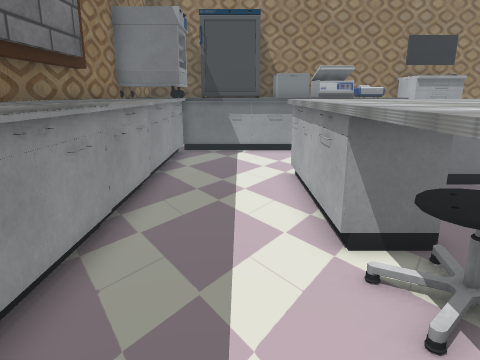
View 1 (above)

24 first-person views from a walk through a 3-D level made in the Unity game engine. The camera is 1.4 m above the floor, tilts 14° down and sees 70° across. The floor is counted in squares, 0.5 m on a side. Each view is taken from the middle of a square. On the plan, view 1 faces up. The plan holds only what a view shows up to about 20 squares ahead; the rest is blank. The place goes on beyond the plan. The player is left out. Some animated figures are not drawn. Some surface patterns are stand-ins.

View 2
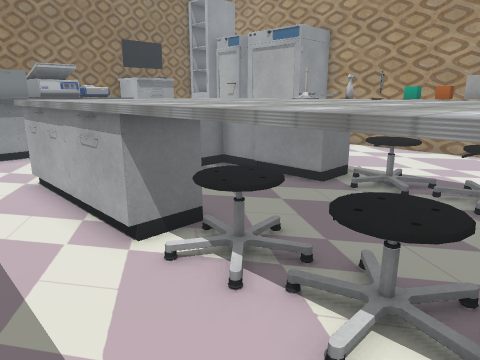

View 3
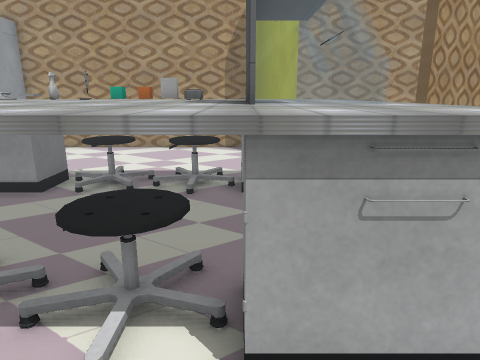

View 4
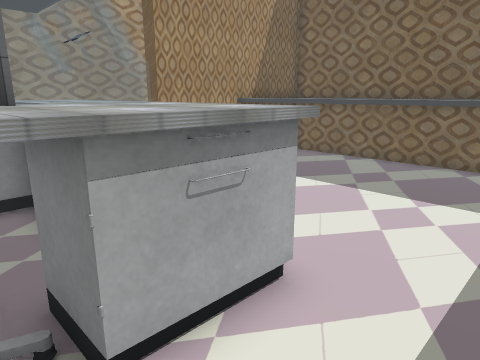

View 5
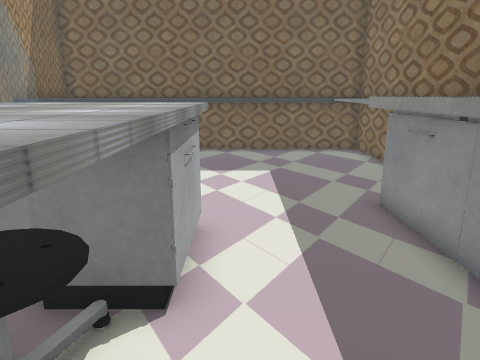

View 6
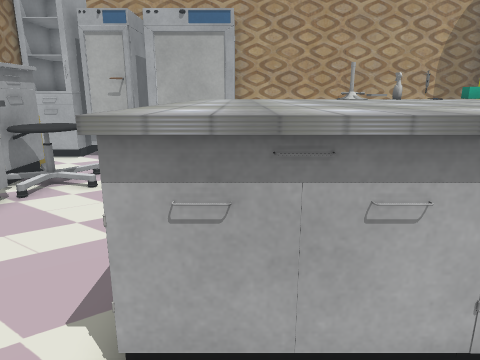

View 7
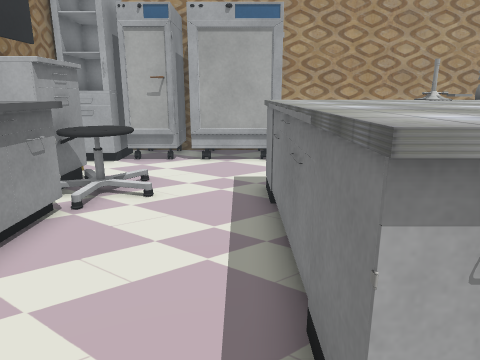

View 8
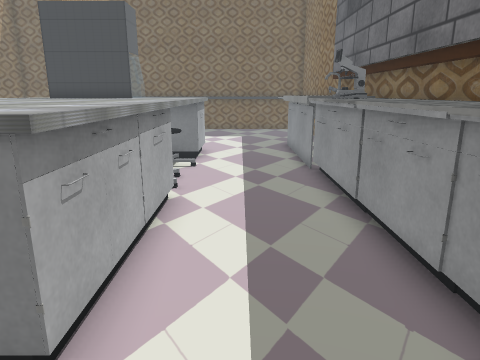

View 9
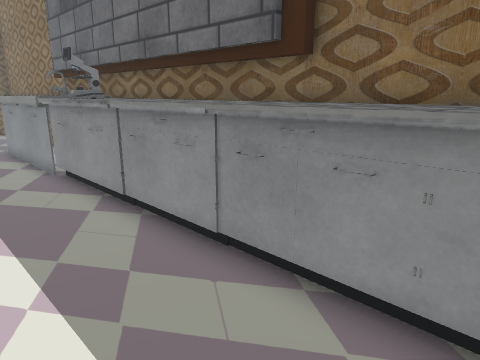

View 10
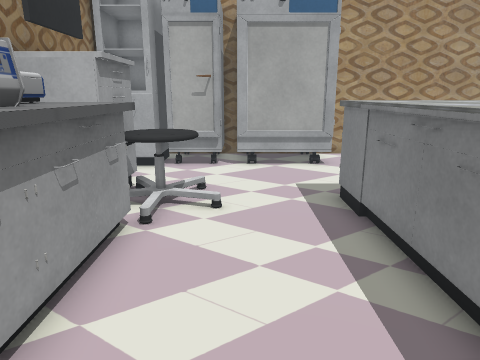

View 11
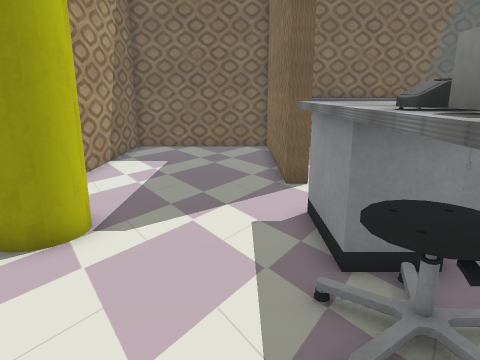

View 12
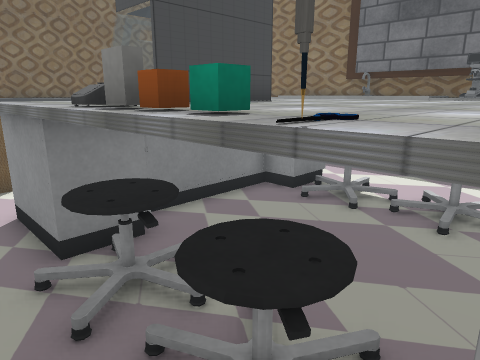

View 13
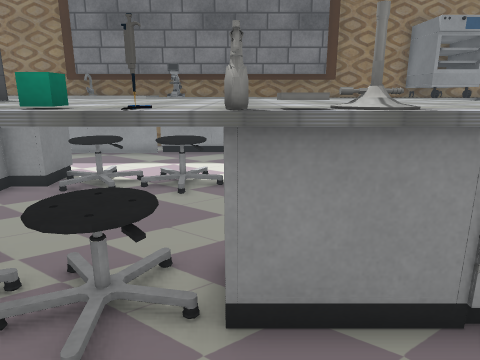

View 14
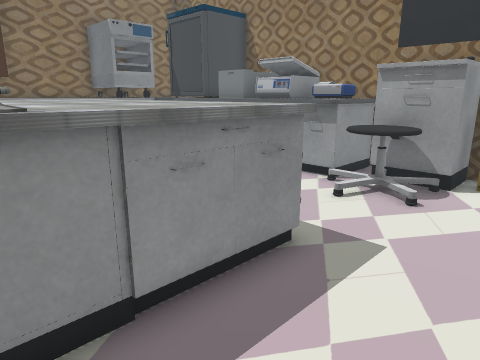

View 15
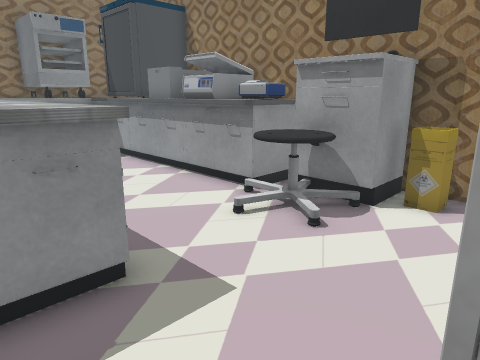

View 16
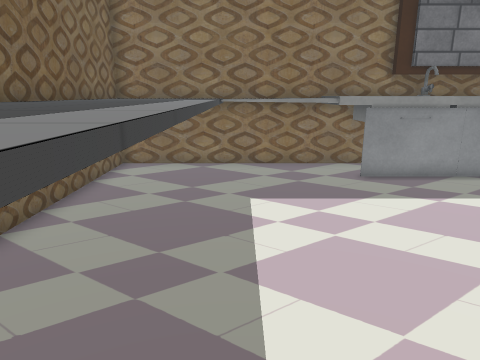

View 17
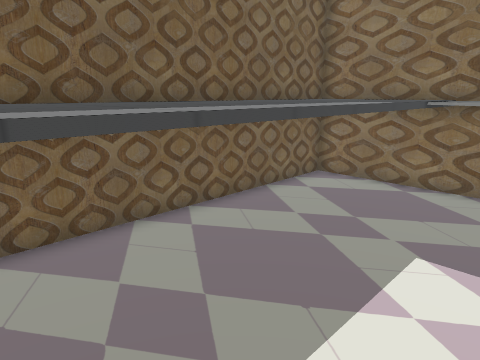

View 18
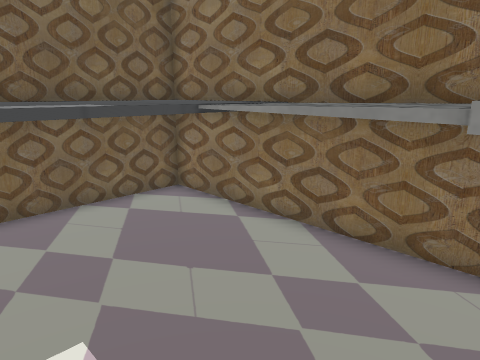

View 19
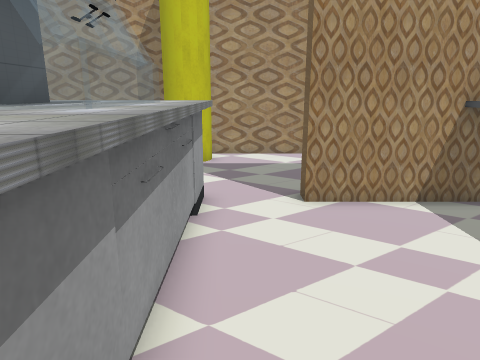

View 20
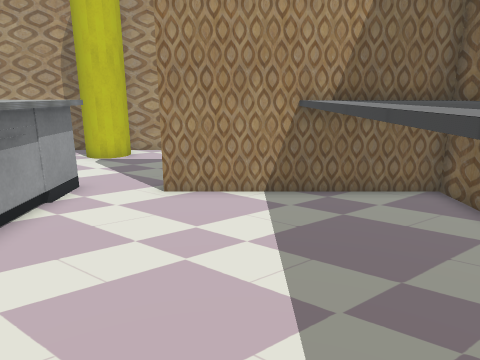

View 21
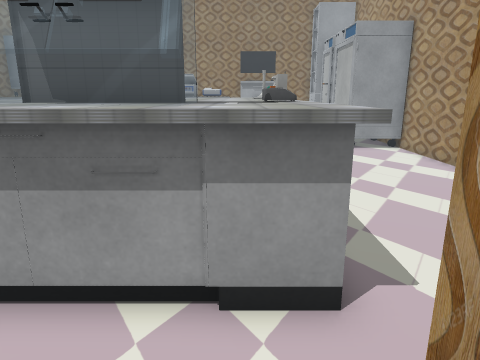

View 22
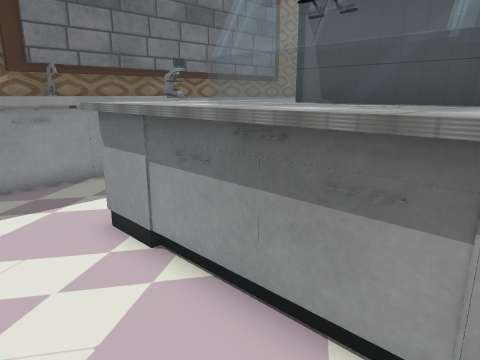

View 23
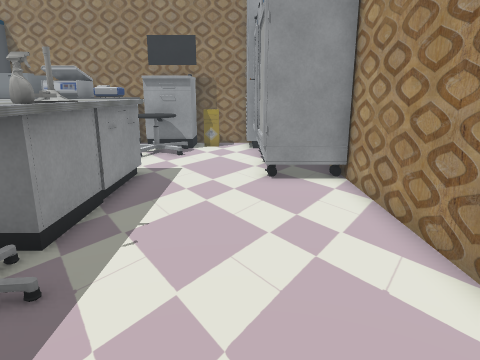

View 24
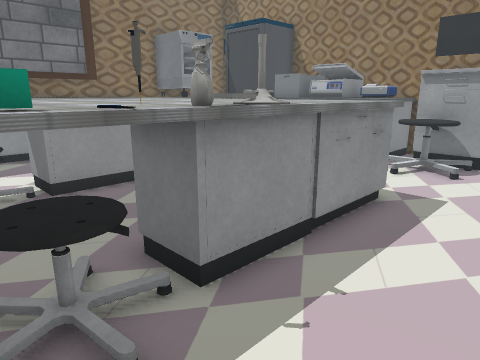

### Floor plan
Key: @ floor where view 1 was taken; # wall or solid block; x gap in a wall; . floor; = window, fence, low wall or low ledge; ^ raised ledge; F fridge; B bench; T bottle; C cube; H thing the floor can be seen under or through; A cabinet; S stool; O other object.
Columns run from 5 left of view 1 to 18 right of it. Each row starts with its distance up from view 1.
 21 ^^^^^^^^ ^ ^^^######
 20 ^^^#####O# ^O^O OOOAAAA
 19 ^^ ####OO###O#OOOOOAAAA
 18 ^ ^####OO##^^^SSS..AF
 17 FFF####==^^^^^SSS...F
 16 FFF...........SS....FF F
 15 FFF.................F  F
 14 B^^.................F
 13 B^^.................F
 12 B^^....^^^^^^^^^....F FF
 11 B^^....^^^^^^^^^....FFF#
 10 B^^....^^^^^^^^^.......#
  9 B^^....^^^^^^^^^.......#
  8 B^^....^^^^^^^^O#......#
  7 #^^....^^^^^^^^O#......#
  6 B^B....^^^^^^^^Tx......#
  5 B^B....^^^^^^^^OO......#
  4 B B....^^^^^^^^C.......#
  3 BO^....^^^^^^^^OH......#
  2 #O^x...^^^^^^^^ H......#
  1 # ^....^^^^^^^^O.......#
  0 # ^..@.^^^^^^^^^.......#
 -1 # ^....^^^####^^....####
 -2 #O^....^^^O###^^....##
 -3 # ^....^^^^^^^^^.....###
 -4 ^ ^ ...................#
 -5 ^^^ ...................#
 -6 ^^^............##......#
 -7 ^^^............# ......#
 -8 ^^^............# ......#
 -9 ^^^............# ......#
-10 ^^^^^^^^^^^^^^^# ......#
-11 ^^^^^^^^^^^^^^^# ......#
-12 ^^^^^^^^^^^^^^ # ......#
-13 ^^^^^^^^^^^^^^ # ......#
-14 ^^^^^^^^^^^^^^^#########

Where each view was taken, in squares from view 1:
view 1: 0 up, 0 right, facing up
view 2: 0 up, 1 left, facing up-right
view 3: 0 up, 1 left, facing right
view 4: 1 up, 1 left, facing down-right
view 5: 4 up, 1 right, facing down
view 6: 11 up, 1 left, facing right
view 7: 13 up, 0 right, facing right
view 8: 15 up, 0 right, facing down
view 9: 15 up, 1 right, facing down-left
view 10: 15 up, 1 right, facing right
view 11: 5 up, 12 right, facing down
view 12: 6 up, 12 right, facing down-left
view 13: 6 up, 14 right, facing left
view 14: 7 up, 14 right, facing up-left
view 15: 10 up, 15 right, facing up-left
view 16: 9 down, 9 right, facing left
view 17: 7 down, 6 right, facing down-left
view 18: 5 down, 1 right, facing down-left
view 19: 4 down, 1 right, facing right
view 20: 8 down, 0 right, facing right
view 21: 7 down, 9 right, facing up
view 22: 6 down, 9 right, facing up-left
view 23: 0 up, 14 right, facing up
view 24: 3 up, 14 right, facing up-left
